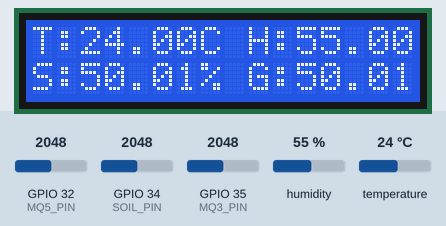
The sketch below on a simulated ESP32. Parts: 16×2 character LCD. The test bench sets the inputs (shaded band); at power-on: humidity 55 %, GPIO 34 (SOIL_PIN) = 2048, GPIO 35 (MQ3_PIN) = 2048, temperature 24 °C, GPIO 32 (MQ5_PIN) = 2048. WiFi joins after 1.5 s; servers stay silent unless stated; uploads are accepted with an empty reply; what the sketch prints to the serial monitor is not drawn.

Above: at 6.7 s.
6.8 s: humidity set to 22 %
At 9.3 s:
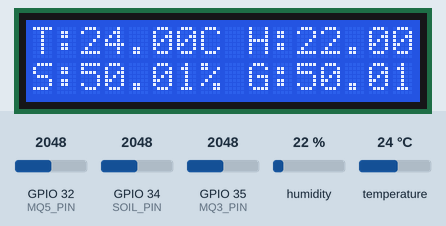
9.6 s: GPIO 34 (SOIL_PIN) set to 2866
At 11.1 s:
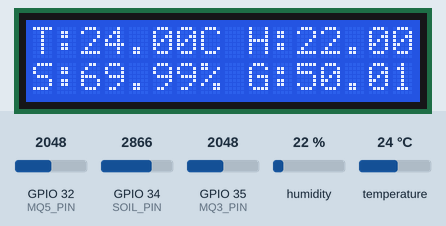
12.1 s: GPIO 35 (MQ3_PIN) set to 2866
At 14.0 s:
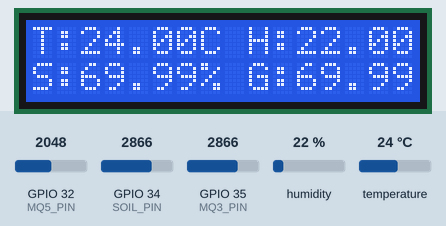
14.6 s: temperature set to 12 °C
At 16.8 s:
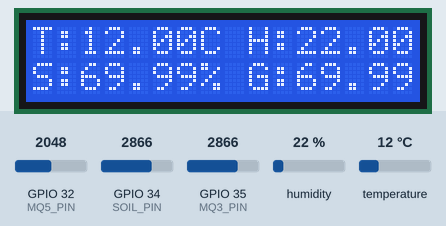
17.1 s: GPIO 34 (SOIL_PIN) set to 3972
At 18.5 s:
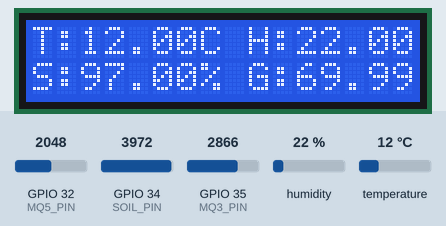
19.6 s: GPIO 35 (MQ3_PIN) set to 3972
At 21.4 s:
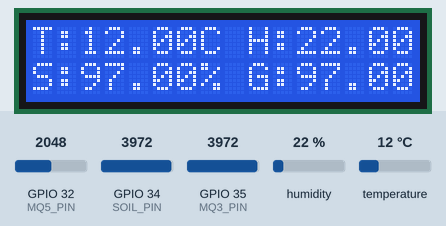
Timing chart, 0 to 22.9 s (numbered marks = the images above; inputs shaded):
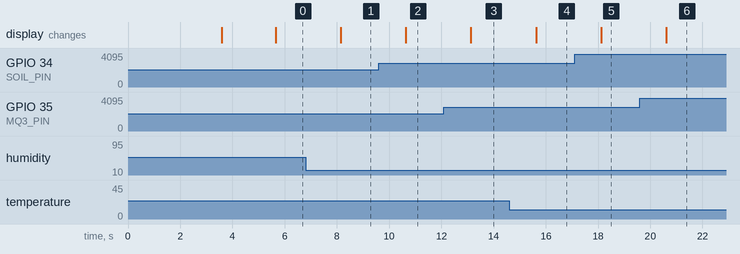

The sketch:

AgroSetu-IOT.ino
```cpp
#include <WiFi.h>           // Library for Wi-Fi connectivity
#include <HTTPClient.h>     // Library for making HTTP requests
#include <DHT.h>            // Library for DHT temperature and humidity sensor
#include <LiquidCrystal_I2C.h> // Library for I2C LCD display

// Wi-Fi credentials
const char* ssid = "";      // Replace with your Wi-Fi SSID
const char* password = "";  // Replace with your Wi-Fi password

// Firebase credentials
const char* firebaseHost = ""; // Replace with your Firebase Realtime Database URL (e.g., "https://<project-id>.firebaseio.com/")
const char* apiKey = "";       // Replace with your Firebase API key

// Pin definitions for sensors
#define SOIL_PIN 34    // Analog pin for soil moisture sensor
#define DHT_PIN 13     // Digital pin for DHT11 sensor data
#define MQ3_PIN 35     // Analog pin for MQ3 gas sensor (e.g., alcohol detection)
#define MQ5_PIN 32     // Analog pin for MQ5 gas sensor (e.g., LPG detection)
#define DHT_TYPE DHT11 // Define DHT sensor type (DHT11 in this case)

// Initialize DHT sensor object
DHT dht(DHT_PIN, DHT_TYPE);

// Initialize LCD object (I2C address 0x27, 16 columns, 2 rows)
LiquidCrystal_I2C lcd(0x27, 16, 2);

void setup() {
  // Initialize serial communication at 115200 baud rate for debugging
  Serial.begin(115200);

  // Initialize LCD and turn on backlight
  lcd.init();
  lcd.backlight();
  lcd.setCursor(0, 0);       // Set cursor to top-left corner
  lcd.print("IoT Project");  // Display project title
  delay(2000);               // Wait 2 seconds for visibility

  // Start DHT sensor
  dht.begin();

  // Connect to Wi-Fi network
  WiFi.begin(ssid, password);
  while (WiFi.status() != WL_CONNECTED) { // Wait until connection is established
    delay(500);
    Serial.print(".");                    // Print dots to indicate connection attempt
  }
  Serial.println("\nConnected to WiFi");  // Confirm successful connection
  lcd.clear();                            // Clear LCD screen
  lcd.print("WiFi Connected");            // Display connection status
  delay(2000);                            // Wait 2 seconds
}

void loop() {
  // Read sensor values
  float soilMoisture = analogRead(SOIL_PIN) / 4095.0 * 100; // Convert soil moisture ADC value (0-4095) to percentage
  float humidity = dht.readHumidity();                      // Read humidity from DHT11 sensor
  float temperature = dht.readTemperature();                // Read temperature from DHT11 sensor
  float mq3Value = analogRead(MQ3_PIN) / 4095.0 * 100;      // Normalize MQ3 gas sensor value to percentage
  float mq5Value = analogRead(MQ5_PIN) / 4095.0 * 100;      // Normalize MQ5 gas sensor value to percentage

  // Validate DHT sensor readings
  if (isnan(humidity) || isnan(temperature)) {  // Check if readings are invalid (NaN)
    Serial.println("Failed to read from DHT sensor!");
    lcd.clear();
    lcd.print("DHT Error");                    // Display error message on LCD
    delay(2000);                               // Wait 2 seconds before retrying
    return;                                    // Skip this loop iteration
  }

  // Display sensor data on LCD
  lcd.clear();                                 // Clear previous display
  lcd.setCursor(0, 0);                         // Set cursor to first row
  lcd.print("T:");                             // Temperature label
  lcd.print(temperature);                      // Display temperature value
  lcd.print("C H:");                           // Humidity label
  lcd.print(humidity);                         // Display humidity value
  lcd.print("%");                              // Percentage symbol
  lcd.setCursor(0, 1);                         // Set cursor to second row
  lcd.print("S:");                             // Soil moisture label
  lcd.print(soilMoisture);                     // Display soil moisture value
  lcd.print("% G:");                           // Gas sensor label
  lcd.print(mq3Value);                         // Display MQ3 value

  // Print sensor data to Serial Monitor for debugging
  Serial.printf("Soil: %.2f%%, Temp: %.2fC, Hum: %.2f%%, MQ3: %.2f, MQ5: %.2f\n",
                soilMoisture, temperature, humidity, mq3Value, mq5Value);

  // Send data to Firebase if Wi-Fi is connected
  if (WiFi.status() == WL_CONNECTED) {
    HTTPClient http;                           // Create HTTP client object

    // Construct Firebase Realtime Database URL with authentication
    String url = String(firebaseHost) + "sensor_data.json?auth=" + apiKey;
    http.begin(url);                           // Initialize HTTP connection
    http.addHeader("Content-Type", "application/json"); // Set JSON content type

    // Create JSON payload with timestamp as the key
    String timestamp = String(millis());       // Use milliseconds since boot as unique key
    String jsonPayload = "{\"" + timestamp + "\": {";
    jsonPayload += "\"soilMoisture\":" + String(soilMoisture) + ",";
    jsonPayload += "\"temperature\":" + String(temperature) + ",";
    jsonPayload += "\"humidity\":" + String(humidity) + ",";
    jsonPayload += "\"mq3\":" + String(mq3Value) + ",";
    jsonPayload += "\"mq5\":" + String(mq5Value) + "}}";

    // Send HTTP PATCH request to append data to Firebase
    int httpResponseCode = http.PATCH(jsonPayload);
    if (httpResponseCode > 0) {                // Check if request was successful
      Serial.println("Data sent to Firebase: HTTP " + String(httpResponseCode));
    } else {                                   // Handle errors
      Serial.println("Error sending data: " + String(httpResponseCode));
      Serial.println(http.errorToString(httpResponseCode)); // Print detailed error
    }
    http.end();                                // Close HTTP connection
  } else {
    Serial.println("WiFi not connected");      // Log Wi-Fi disconnection
  }

  delay(1000);                                 // Wait 1 second before next reading
}
```

Measured:
- after the input at 6.8 s, the display: changes after 1.3 s (image 1)
- after the input at 9.6 s, the display: changes after 1.0 s (image 2)
- after the input at 12.1 s, the display: changes after 1.0 s (image 3)
- after the input at 14.6 s, the display: changes after 1.0 s (image 4)
- after the input at 17.1 s, the display: changes after 1.0 s (image 5)
- after the input at 19.6 s, the display: changes after 1.0 s (image 6)
